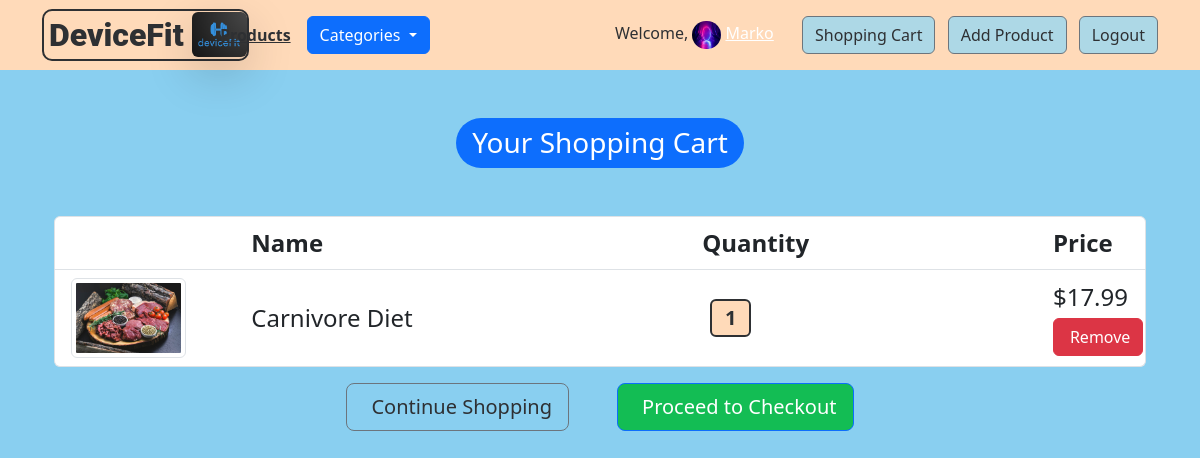
The app's page /cart/ (signed in) with its own data.
### app/models.py (models this page shows, shortened)
class UserInformation(models.Model):
    user = models.OneToOneField(to=User, on_delete=models.CASCADE)
    nickname = models.CharField(max_length=255)
    address = models.CharField(max_length=255)
    phone_number = models.CharField(max_length=255)
    email = models.EmailField(max_length=255)
    avatar = models.ImageField(upload_to="avatars/")
    class Meta:
        verbose_name_plural = "User's information"

class ProductInCart(models.Model):
    product = models.ForeignKey(to=Product, on_delete=models.CASCADE)
    cart = models.ForeignKey(to=Cart, on_delete=models.CASCADE)
    quantity = models.IntegerField(default=1)
    class Meta:
        verbose_name_plural = "Products in cart"

class Product(models.Model):
    name = models.CharField(max_length=255)
    description = models.TextField()
    price = models.DecimalField(
        max_digits=10, decimal_places=2, validators=[MinValueValidator(0.01)]
    )
    image = models.ImageField(upload_to="products/")
    category = models.ForeignKey(to=Category, on_delete=models.CASCADE)
    user = models.ForeignKey(to=User, on_delete=models.CASCADE)
    created_at = models.DateTimeField(auto_now_add=True)
    updated_at = models.DateTimeField(auto_now=True)
    slug = models.SlugField(unique=True, blank=True, default="")
    class Meta:
        unique_together = ["user", "slug"]

### app/views.py (the view)
# urls.py: path("cart/", views.cart, name="cart"),
def cart(request: HttpRequest) -> HttpResponse:
    cart, cart_items = get_user_cart(request)
    context = {
        "categories": get_categories(),
        "info": get_user_info(request),
        "cart": cart_items,
    }
    return render(request, "cart.html", context)

### app/views.py (called while the page is built)
def get_categories() -> list[models.Category]:
    return list(models.Category.objects.all())

def get_user_info(request: HttpRequest) -> models.UserInformation | None:
    if not request.user.is_authenticated:
        return None
    try:
        return models.UserInformation.objects.get(user=request.user)  # type: ignore
    except models.UserInformation.DoesNotExist:
        return None

def get_user_cart(request: HttpRequest):
    if not request.user.is_authenticated:
        return None, None
    cart, _ = models.Cart.objects.get_or_create(user=request.user)
    cart_items = cart.productincart_set.all()
    return cart, cart_items

### app/templates/cart.html (shortened to what this page needs)
{% extends 'base.html' %} {% block content %}
<div class="container">
    <h3 class="text-center my-5">
        <span class="bg-primary text-white rounded-pill py-2 px-3 d-inline-block mx-auto">
            Your Shopping Cart
        </span>
    </h3>
    <ul class="list-group">
        {% if cart|length == 0 %}
        <h5 class="alert alert-danger text-center py-4 rounded-lg">
            <i class="fas fa-exclamation-circle me-2"></i>
            Your cart is empty. Add items to start shopping!
        </h5>
        {% else %}
        <li class="list-group-item" key="{p.id}">
            <div class="row">
                <div class="col-2"></div>
                <div class="col-5 my-auto fs-4 fw-bold">Name</div>
                <div class="col-1 my-auto fs-4 fw-bold">Quantity</div>
                <div class="col-4 g-col-3 d-flex flex-column align-items-end">
                    <div class="col-1 my-auto fs-4 me-5 fw-bold">Price</div>
                </div>
            </div>
        </li>
        {% for product in cart %}
        <li class="list-group-item" key="{p.id}">
            <div class="row">
                <div class="col-2">
                    <img src="{{ product.product.image.url }}" alt="{{ product.product.name }}"
                        class="img-fluid img-thumbnail" style="max-height: 10vh" />
                </div>
                <div class="col-5 my-auto fs-4">{{ product.product.name }}</div>
                <div class="col-1 my-auto">
                    <div class="badge">
                        <span class="badge fs-5 bg-peach bg-darkGray darkGrayBorder">{{ product.quantity }}</span>
                    </div>
                </div>
                <div class="col-4 g-col-3 d-flex flex-column align-items-end">
                    <div class="col-1 my-auto fs-4 me-5">
                        ${{ product.product.price }}
                    </div>
                    <div class="col-1 my-auto fs-4 me-5">
                        <button id="{{ product.product.slug }}" type="button" class="btn btn-danger remove-from-cart">
                             Remove
                        </button>
                    </div>
                </div>
            </div>
        </li>
        {% endfor %} {% endif %}
    </ul>
    <div class="row mt-3">
        <div class="d-flex justify-content-center gap-5">
            <a href="/" class="btn btn-outline-secondary btn-lg bg-darkGray bg-hoverPeach">
                 Continue Shopping
              </a>
            {% if cart|length == 0 %}
            <a href="/checkout" class="btn btn-success btn-lg disabled">
                <i class="fas fa-shopping-cart me-2"></i> Checkout
            </a>
            {% else %}
            <a href="/checkout" class="btn btn-primary btn-lg bg-greenish bg-hoverPeach">
                 Proceed to Checkout
            </a>
            {% endif %}
        </div>
    </div>
</div>
{% endblock %}

### app/templates/account.html
<span class="navbar-text">
    {% if user.is_authenticated %}
    <span class="bg-darkGray">Welcome, </span>
    <img
        src="{{ info.avatar.url }}"
        alt="Avatar"
        class="rounded-circle"
        style="width: 1.8rem; height: 1.8rem"
    />
    <a href="/profile" class="me-3 bg-darkGray">{{ info.nickname }}</a>
    <a href="/cart" class="text-decoration-none">
        <button type="button" class="btn btn-secondary ms-2 bg-lightBlue bg-darkGray">Shopping Cart</button>
    </a>
    <a href="/admin/app/product/add/" class="text-decoration-none">
        <button type="button" class="btn btn-secondary ms-2 bg-darkGray bg-lightBlue">
            Add Product
        </button>
    </a>
    <a href="/logout/?next=/">
    <button type="button" class="btn btn-secondary ms-2 bg-lightBlue bg-darkGray">
        Logout
    </button></a>
    {% else %}
    <a href="/login/?next=/">
    <button type="button" class="btn btn-secondary bg-lightBlue bg-darkGray">
        Login
    </button>
    </a>
    {% endif %}
</span>

### app/templates/base.html (style rules this page uses)
.img-fluid { object-fit: cover; }
body { background-color: #89cff0; background-image: url("https://www.transparenttextures.com/patterns/connected.png"); }
.bg-peach { background-color: #FFDAB9; }
.bg-lightBlue { background-color: #ADD8E6; }
.bg-darkGray { color: #2E3033; }
.bg-greenish { background-color: #13bd54; }
.darkGrayBorder { border: 2px solid #2E3033; }

### records on screen
UserInformation: avatar (picture), nickname "Marko"
ProductInCart: product.image (picture), product.name "Carnivore Diet", quantity "1", product.price "17.99"
